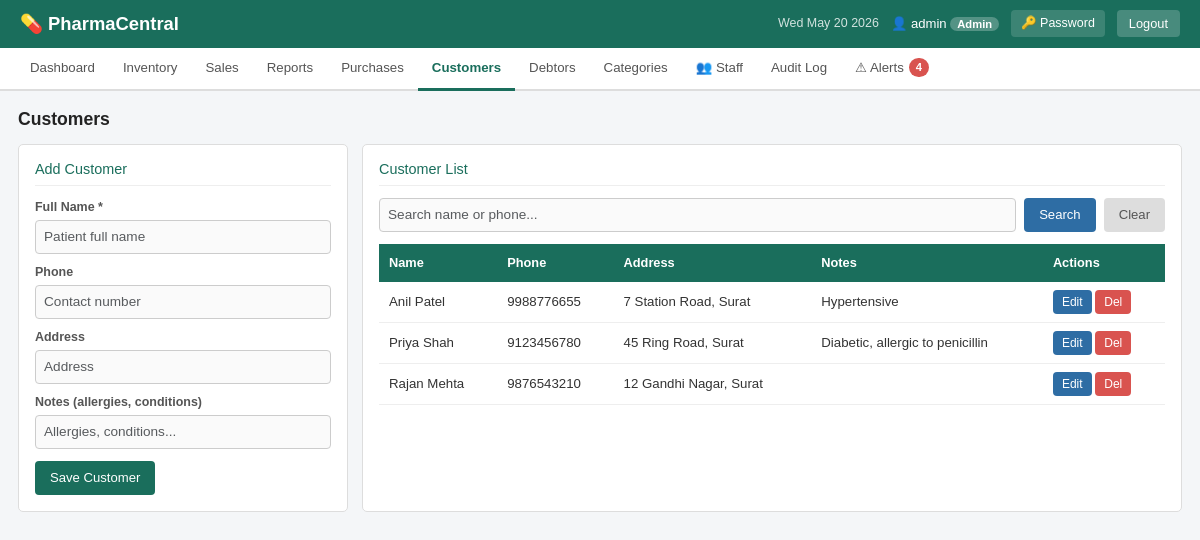
The page /customers/ (signed in) on the database its author committed.
### inventory/models.py (models this page shows, shortened)
class Customer(models.Model):
    name = models.CharField(max_length=200)
    phone = models.CharField(max_length=20, blank=True)
    address = models.TextField(blank=True)
    notes = models.TextField(blank=True)
    created_at = models.DateTimeField(auto_now_add=True)
    class Meta:
        ordering = ['name']

### inventory/views.py (the view)
# urls.py: path('customers/',                  views.customer_list,   name='customer_list'),
@login_required
def customer_list(request):
    query     = request.GET.get('query', '')
    customers = Customer.objects.all()
    if query:
        customers = customers.filter(Q(name__icontains=query) | Q(phone__icontains=query))
    ctx = base_ctx(request)
    ctx.update({'customers': customers, 'form': CustomerForm(), 'query': query})
    return render(request, 'inventory/customers.html', ctx)

### inventory/forms.py
class CustomerForm(forms.ModelForm):
    class Meta:
        model = Customer
        fields = ['name', 'phone', 'address', 'notes']
        widgets = {
            'name':    forms.TextInput(attrs={'class': 'form-control', 'placeholder': 'Patient full name'}),
            'phone':   forms.TextInput(attrs={'class': 'form-control', 'placeholder': 'Contact number'}),
            'address': forms.TextInput(attrs={'class': 'form-control', 'placeholder': 'Address'}),
            'notes':   forms.TextInput(attrs={'class': 'form-control', 'placeholder': 'Allergies, conditions...'}),
        }

### inventory/views.py (called while the page is built)
def is_admin(user):
    return user.is_authenticated and (user.is_superuser or user.is_staff)

def base_ctx(request):
    return {'alert_count': len(build_alerts()), 'is_admin': is_admin(request.user)}

### inventory/templates/inventory/customers.html (shortened to what this page needs)
{% extends 'inventory/base.html' %}
{% block content %}
<h2 class="page-title">Customers</h2>
<div class="side-col">
  <div class="form-box">
    <h3>Add Customer</h3>
    <form method="post" action="{% url 'customer_add' %}">
      <div class="form-group" style="margin-bottom:9px">
        <label>Full Name *</label>
        {{ form.name }}
      </div>
      <div class="form-group" style="margin-bottom:9px">
        <label>Phone</label>
        {{ form.phone }}
      </div>
      <div class="form-group" style="margin-bottom:9px">
        <label>Address</label>
        {{ form.address }}
      </div>
      <div class="form-group" style="margin-bottom:12px">
        <label>Notes (allergies, conditions)</label>
        {{ form.notes }}
      </div>
      <button type="submit" class="btn btn-green">Save Customer</button>
    </form>
  </div>
  <div class="form-box">
    <h3>Customer List</h3>
    <form method="get" class="search-bar" style="margin-bottom:12px">
      <input type="text" name="query" value="{{ query }}" placeholder="Search name or phone..." class="form-control">
      <button type="submit" class="btn btn-blue">Search</button>
      <a href="{% url 'customer_list' %}" class="btn" style="background:#ddd;color:#555">Clear</a>
    </form>
    {% if customers %}
    <div class="table-wrap">
      <table>
        <thead><tr><th>Name</th><th>Phone</th><th>Address</th><th>Notes</th><th>Actions</th></tr></thead>
        <tbody>
          {% for customer in customers %}
          <tr>
            <td>{{ customer.name }}</td>
            <td>{{ customer.phone }}</td>
            <td>{{ customer.address }}</td>
            <td>{{ customer.notes }}</td>
            <td>
              <a href="{% url 'customer_edit' customer.pk %}" class="btn btn-blue btn-sm">Edit</a>
              <a href="{% url 'customer_delete' customer.pk %}" class="btn btn-red btn-sm">Del</a>
            </td>
          </tr>
          {% endfor %}
        </tbody>
      </table>
    </div>
    {% else %}
    <p class="no-data">No customers found.</p>
    {% endif %}
  </div>
</div>
{% endblock %}

### inventory/templates/inventory/base.html (shortened to what this page needs)
<!DOCTYPE html>
<html lang="en">
<head>
{% load static %}
<link href="https://cdn.jsdelivr.net/npm/bootstrap@5.3.3/dist/css/bootstrap.min.css" rel="stylesheet">
<link rel="stylesheet" href="{% static 'css/style.css' %}?v=20260319">
</head>
<body>
<header>
  <div class="header-left">
    <span class="logo">💊 PharmaCentral</span>
  </div>
  <div class="header-right">
    <span class="date-display" id="headerDate"></span>
    {% if user.is_authenticated %}
      <span class="user-info">
        👤 {{ user.username }}
        {% if user.is_staff or user.is_superuser %}
          <span class="role-badge">Admin</span>
        {% else %}
          <span class="role-badge salesperson">Staff</span>
        {% endif %}
      </span>
      <a href="{% url 'change_password' %}" class="btn-header">🔑 Password</a>
      <a href="{% url 'logout' %}" class="btn-logout">Logout</a>
    {% endif %}
  </div>
</header>
{% if user.is_authenticated %}
<nav class="main-nav">
  <a href="{% url 'dashboard' %}"      class="nav-link {% if request.resolver_match.url_name == 'dashboard' %}active{% endif %}">Dashboard</a>
  <a href="{% url 'inventory_list' %}" class="nav-link {% if 'inventory' in request.resolver_match.url_name or request.resolver_match.url_name == 'drug_add' %}active{% endif %}">Inventory</a>
  <a href="{% url 'sales_list' %}"     class="nav-link {% if request.resolver_match.url_name == 'sales_list' %}active{% endif %}">Sales</a>
  <a href="{% url 'sales_report' %}"   class="nav-link {% if 'sales_report' in request.resolver_match.url_name %}active{% endif %}">Reports</a>
  <a href="{% url 'purchase_list' %}"  class="nav-link {% if 'purchase' in request.resolver_match.url_name %}active{% endif %}">Purchases</a>
  <a href="{% url 'customer_list' %}"  class="nav-link {% if 'customer' in request.resolver_match.url_name %}active{% endif %}">Customers</a>
  <a href="{% url 'debtor_list' %}"    class="nav-link {% if 'debtor' in request.resolver_match.url_name %}active{% endif %}">Debtors</a>
  {% if is_admin %}
  <a href="{% url 'category_list' %}"  class="nav-link {% if 'category' in request.resolver_match.url_name %}active{% endif %}">Categories</a>
  <a href="{% url 'staff_list' %}"     class="nav-link {% if 'staff' in request.resolver_match.url_name %}active{% endif %}">👥 Staff</a>
  <a href="{% url 'audit_log' %}"      class="nav-link {% if request.resolver_match.url_name == 'audit_log' %}active{% endif %}">Audit Log</a>
  {% endif %}
  <a href="{% url 'alerts' %}" class="nav-link {% if request.resolver_match.url_name == 'alerts' %}active{% endif %}">
    ⚠ Alerts{% if alert_count %} <span class="alert-badge">{{ alert_count }}</span>{% endif %}
  </a>
</nav>
{% endif %}
<div class="main-content">
  {% block content %}{% endblock %}
</div>
</body>
</html>

### static/css/style.css (style rules this page uses)
* { box-sizing: border-box; margin: 0; padding: 0; }
body { font-family: Arial, sans-serif; background: #f4f6f8; color: #333; font-size: 14px; }
header { background: #1a6e5c; color: white; padding: 10px 20px; display: flex; align-items: center; justify-content: space-between; flex-wrap: wrap; gap: 8px; }
.logo { font-size: 1.15rem; font-weight: bold; }
.header-right { display: flex; align-items: center; gap: 12px; flex-wrap: wrap; }
.date-display { font-size: 0.78rem; opacity: 0.8; }
.user-info { font-size: 0.82rem; }
.role-badge { background: rgba(255,255,255,0.25); padding: 1px 7px; border-radius: 10px; font-size: 0.7rem; font-weight: bold; }
.btn-header { background: rgba(255,255,255,0.15); color: white; padding: 4px 10px; border-radius: 4px; text-decoration: none; font-size: 0.78rem; }
.btn-logout { background: rgba(255,255,255,0.2); color: white; padding: 4px 12px; border-radius: 4px; text-decoration: none; font-size: 0.8rem; }
.main-nav { background: #fff; border-bottom: 2px solid #ddd; display: flex; flex-wrap: wrap; padding: 0 16px; }
.nav-link { padding: 10px 14px; text-decoration: none; font-size: 0.83rem; color: #555; border-bottom: 3px solid transparent; margin-bottom: -2px; display: inline-flex; align-items: center; gap: 5px; }
.nav-link.active { color: #1a6e5c; border-bottom-color: #1a6e5c; font-weight: bold; }
.alert-badge { background: #d9534f; color: white; border-radius: 10px; padding: 1px 7px; font-size: 0.7rem; font-weight: bold; }
.main-content { padding: 18px; max-width: 1200px; margin: 0 auto; }
.page-title { font-size: 1.1rem; font-weight: bold; color: #222; margin-bottom: 14px; }
.form-box { background: #fff; border: 1px solid #ddd; border-radius: 5px; padding: 16px; margin-bottom: 16px; }
.form-box h3 { font-size: 0.9rem; margin-bottom: 12px; color: #1a6e5c; border-bottom: 1px solid #eee; padding-bottom: 7px; }
.form-group { display: flex; flex-direction: column; gap: 3px; flex: 1; min-width: 130px; }
.form-group label { font-size: 0.78rem; color: #555; font-weight: bold; }
.form-control { padding: 6px 8px; border: 1px solid #ccc; border-radius: 4px; font-size: 0.85rem; font-family: Arial, sans-serif; background: #fafafa; width: 100%; }
.btn { padding: 7px 15px; border: none; border-radius: 4px; cursor: pointer; font-size: 0.82rem; font-family: Arial, sans-serif; text-decoration: none; display: inline-block; }
.btn-green { background: #1a6e5c; color: #fff; }
.btn-red { background: #d9534f; color: #fff; }
.btn-blue { background: #2e6da4; color: #fff; }
.btn-sm { padding: 3px 9px; font-size: 0.75rem; }
.search-bar { display: flex; gap: 8px; flex-wrap: wrap; align-items: center; margin-bottom: 12px; }
.search-bar .form-control { flex: 1; min-width: 180px; }
.table-wrap { overflow-x: auto; }
table { width: 100%; border-collapse: collapse; }
thead { background: #1a6e5c; color: white; }
thead th { padding: 9px 10px; text-align: left; font-size: 0.8rem; white-space: nowrap; }
tbody tr { border-bottom: 1px solid #eee; }
tbody td { padding: 8px 10px; font-size: 0.83rem; }
.side-col { display: grid; grid-template-columns: 330px 1fr; gap: 14px; }

### rows shown on the page
Customer: name "Anil Patel", phone "9988776655", address "7 Station Road, Surat", notes "Hypertensive"
Customer: name "Priya Shah", phone "9123456780", address "45 Ring Road, Surat", notes "Diabetic, allergic to penicillin"
Customer: name "Rajan Mehta", phone "9876543210", address "12 Gandhi Nagar, Surat"

### other values the page prints
{{ user.username }} "admin"
{{ alert_count }} "4"
